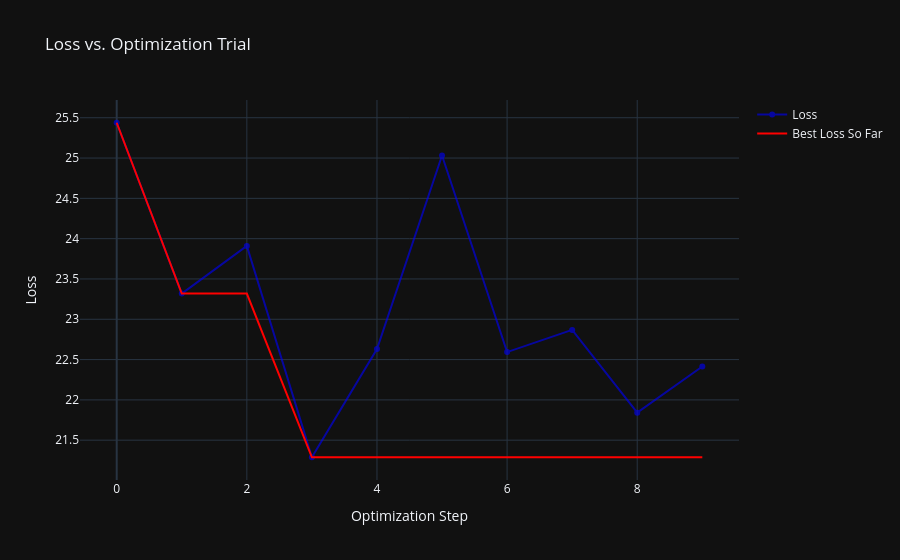

The code cell stored with this chart in its notebook:
### Code cell
circuit_optimizer.plot_loss(save_path=project_setup_yaml.parent / "loss_curve.html", show=True)

### Figure 1 — Plotly figure (JSON) as saved in the notebook; plotly's stock layout.template omitted (floating-point values rounded to 4 significant figures)
{"data": [{"line": {"color": "blue", "width": 2}, "mode": "markers+lines", "name": "Loss", "opacity": 0.6, "type": "scatter", "x": [0, 1, 2, 3, 4, 5, 6, 7, 8, 9], "y": [25.44, 23.32, 23.91, 21.29, 22.63, 25.03, 22.59, 22.87, 21.84, 22.41]}, {"line": {"color": "red", "width": 2}, "mode": "lines", "name": "Best Loss So Far", "type": "scatter", "x": [0, 1, 2, 3, 4, 5, 6, 7, 8, 9], "y": [25.44, 23.32, 23.32, 21.29, 21.29, 21.29, 21.29, 21.29, 21.29, 21.29]}], "layout": {"showlegend": true, "title": {"text": "Loss vs. Optimization Trial"}, "xaxis": {"title": {"text": "Optimization Step"}}, "yaxis": {"title": {"text": "Loss"}}}}
